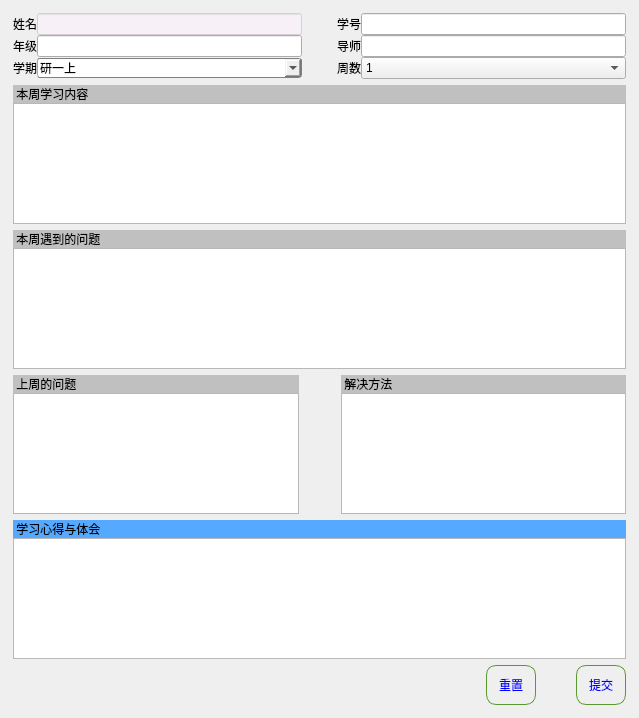
<?xml version="1.0" encoding="UTF-8"?>
<ui version="4.0">
 <class>ReportEdit</class>
 <widget class="QWidget" name="ReportEdit">
  <property name="geometry">
   <rect>
    <x>0</x>
    <y>0</y>
    <width>639</width>
    <height>718</height>
   </rect>
  </property>
  <property name="windowTitle">
   <string>Form</string>
  </property>
  <layout class="QVBoxLayout" name="verticalLayout_4">
   <property name="leftMargin">
    <number>13</number>
   </property>
   <property name="topMargin">
    <number>13</number>
   </property>
   <property name="rightMargin">
    <number>13</number>
   </property>
   <property name="bottomMargin">
    <number>13</number>
   </property>
   <item>
    <layout class="QGridLayout" name="gridLayout_3">
     <property name="spacing">
      <number>0</number>
     </property>
     <item row="1" column="3">
      <widget class="QLabel" name="LTeacher">
       <property name="text">
        <string>导师</string>
       </property>
      </widget>
     </item>
     <item row="0" column="3">
      <widget class="QLabel" name="LNumber">
       <property name="text">
        <string>学号</string>
       </property>
      </widget>
     </item>
     <item row="1" column="6">
      <widget class="QLineEdit" name="reportTeacher"/>
     </item>
     <item row="2" column="6">
      <widget class="QComboBox" name="reportWeek">
       <property name="sizePolicy">
        <sizepolicy hsizetype="Expanding" vsizetype="Fixed">
         <horstretch>0</horstretch>
         <verstretch>0</verstretch>
        </sizepolicy>
       </property>
       <property name="styleSheet">
        <string notr="true"/>
       </property>
       <property name="maxVisibleItems">
        <number>8</number>
       </property>
       <property name="sizeAdjustPolicy">
        <enum>QComboBox::AdjustToContentsOnFirstShow</enum>
       </property>
       <property name="minimumContentsLength">
        <number>15</number>
       </property>
       <property name="iconSize">
        <size>
         <width>70</width>
         <height>24</height>
        </size>
       </property>
       <item>
        <property name="text">
         <string>1</string>
        </property>
       </item>
       <item>
        <property name="text">
         <string>2</string>
        </property>
       </item>
       <item>
        <property name="text">
         <string>3</string>
        </property>
       </item>
       <item>
        <property name="text">
         <string>4</string>
        </property>
       </item>
       <item>
        <property name="text">
         <string>5</string>
        </property>
       </item>
       <item>
        <property name="text">
         <string>6</string>
        </property>
       </item>
       <item>
        <property name="text">
         <string>7</string>
        </property>
       </item>
       <item>
        <property name="text">
         <string>8</string>
        </property>
       </item>
       <item>
        <property name="text">
         <string>9</string>
        </property>
       </item>
       <item>
        <property name="text">
         <string>10</string>
        </property>
       </item>
       <item>
        <property name="text">
         <string>11</string>
        </property>
       </item>
       <item>
        <property name="text">
         <string>12</string>
        </property>
       </item>
       <item>
        <property name="text">
         <string>13</string>
        </property>
       </item>
       <item>
        <property name="text">
         <string>14</string>
        </property>
       </item>
       <item>
        <property name="text">
         <string>15</string>
        </property>
       </item>
       <item>
        <property name="text">
         <string>16</string>
        </property>
       </item>
       <item>
        <property name="text">
         <string>17</string>
        </property>
       </item>
       <item>
        <property name="text">
         <string>18</string>
        </property>
       </item>
       <item>
        <property name="text">
         <string>19</string>
        </property>
       </item>
       <item>
        <property name="text">
         <string>20</string>
        </property>
       </item>
      </widget>
     </item>
     <item row="0" column="1">
      <widget class="QLineEdit" name="reportName">
       <property name="styleSheet">
        <string notr="true">background-color: rgba(255,240,255,120);
focus background-color: rgb(255,255,255)；
</string>
       </property>
      </widget>
     </item>
     <item row="2" column="1">
      <widget class="QComboBox" name="reportTerm">
       <property name="sizePolicy">
        <sizepolicy hsizetype="Expanding" vsizetype="Fixed">
         <horstretch>0</horstretch>
         <verstretch>0</verstretch>
        </sizepolicy>
       </property>
       <property name="cursor">
        <cursorShape>ArrowCursor</cursorShape>
       </property>
       <property name="styleSheet">
        <string notr="true"> border: 1px solid gray;
    border-radius: 3px;
    padding: 1px 2px 1px 2px; 
    min-width: 10em; 
 subcontrol-origin: padding;
    subcontrol-position: top right;
    width: 50px;
 
    border-left-width: 1px;
    border-left-color: darkgray;
    border-left-style: solid; /* just a single line */
    border-top-right-radius: 3px; /* same radius as the QComboBox */
    border-bottom-right-radius: 3px;</string>
       </property>
       <property name="maxVisibleItems">
        <number>8</number>
       </property>
       <property name="iconSize">
        <size>
         <width>60</width>
         <height>30</height>
        </size>
       </property>
       <item>
        <property name="text">
         <string>研一上</string>
        </property>
       </item>
       <item>
        <property name="text">
         <string>研一下</string>
        </property>
       </item>
       <item>
        <property name="text">
         <string>研二上</string>
        </property>
       </item>
       <item>
        <property name="text">
         <string>研二下</string>
        </property>
       </item>
       <item>
        <property name="text">
         <string>研三上</string>
        </property>
       </item>
       <item>
        <property name="text">
         <string>研三下</string>
        </property>
       </item>
      </widget>
     </item>
     <item row="0" column="0">
      <widget class="QLabel" name="LName">
       <property name="text">
        <string>姓名</string>
       </property>
      </widget>
     </item>
     <item row="2" column="3">
      <widget class="QLabel" name="LWeek">
       <property name="text">
        <string>周数</string>
       </property>
      </widget>
     </item>
     <item row="1" column="0">
      <widget class="QLabel" name="LLevel">
       <property name="text">
        <string>年级</string>
       </property>
      </widget>
     </item>
     <item row="0" column="6">
      <widget class="QLineEdit" name="reportNumber">
       <property name="styleSheet">
        <string notr="true"/>
       </property>
      </widget>
     </item>
     <item row="1" column="1">
      <widget class="QLineEdit" name="reportLevel"/>
     </item>
     <item row="2" column="0">
      <widget class="QLabel" name="LTerm">
       <property name="text">
        <string>学期</string>
       </property>
      </widget>
     </item>
     <item row="0" column="2">
      <spacer name="horizontalSpacer_2">
       <property name="orientation">
        <enum>Qt::Horizontal</enum>
       </property>
       <property name="sizeType">
        <enum>QSizePolicy::Fixed</enum>
       </property>
       <property name="sizeHint" stdset="0">
        <size>
         <width>35</width>
         <height>20</height>
        </size>
       </property>
      </spacer>
     </item>
     <item row="1" column="2">
      <spacer name="horizontalSpacer_3">
       <property name="orientation">
        <enum>Qt::Horizontal</enum>
       </property>
       <property name="sizeType">
        <enum>QSizePolicy::Fixed</enum>
       </property>
       <property name="sizeHint" stdset="0">
        <size>
         <width>35</width>
         <height>20</height>
        </size>
       </property>
      </spacer>
     </item>
     <item row="2" column="2">
      <spacer name="horizontalSpacer_4">
       <property name="orientation">
        <enum>Qt::Horizontal</enum>
       </property>
       <property name="sizeType">
        <enum>QSizePolicy::Fixed</enum>
       </property>
       <property name="sizeHint" stdset="0">
        <size>
         <width>35</width>
         <height>20</height>
        </size>
       </property>
      </spacer>
     </item>
    </layout>
   </item>
   <item>
    <layout class="QVBoxLayout" name="verticalLayout">
     <property name="spacing">
      <number>0</number>
     </property>
     <item>
      <widget class="QLabel" name="LMain">
       <property name="styleSheet">
        <string notr="true">background-color: rgb(192,192, 192);</string>
       </property>
       <property name="text">
        <string> 本周学习内容</string>
       </property>
      </widget>
     </item>
     <item>
      <widget class="QPlainTextEdit" name="reportMainPlainTextEdit"/>
     </item>
    </layout>
   </item>
   <item>
    <layout class="QVBoxLayout" name="verticalLayout_2">
     <property name="spacing">
      <number>0</number>
     </property>
     <item>
      <widget class="QLabel" name="LQuestionForSolve">
       <property name="styleSheet">
        <string notr="true">background-color: rgb(192,192, 192);</string>
       </property>
       <property name="text">
        <string> 本周遇到的问题</string>
       </property>
      </widget>
     </item>
     <item>
      <widget class="QPlainTextEdit" name="reportQuestionForSolve"/>
     </item>
    </layout>
   </item>
   <item>
    <layout class="QGridLayout" name="gridLayout_2">
     <property name="spacing">
      <number>0</number>
     </property>
     <item row="1" column="2">
      <widget class="QPlainTextEdit" name="reportQuestionHasSolved"/>
     </item>
     <item row="1" column="0">
      <widget class="QPlainTextEdit" name="reportQuestionFromLastWeek">
       <property name="sizePolicy">
        <sizepolicy hsizetype="Expanding" vsizetype="Expanding">
         <horstretch>0</horstretch>
         <verstretch>0</verstretch>
        </sizepolicy>
       </property>
       <property name="minimumSize">
        <size>
         <width>200</width>
         <height>0</height>
        </size>
       </property>
      </widget>
     </item>
     <item row="0" column="0">
      <widget class="QLabel" name="LQuestionFromLastWeek">
       <property name="styleSheet">
        <string notr="true">background-color: rgb(192,192, 192);</string>
       </property>
       <property name="text">
        <string> 上周的问题</string>
       </property>
      </widget>
     </item>
     <item row="0" column="2">
      <widget class="QLabel" name="LQuestionForSolved">
       <property name="styleSheet">
        <string notr="true">background-color: rgb(192,192, 192);</string>
       </property>
       <property name="text">
        <string> 解决方法</string>
       </property>
      </widget>
     </item>
     <item row="1" column="1">
      <spacer name="horizontalSpacer_6">
       <property name="orientation">
        <enum>Qt::Horizontal</enum>
       </property>
       <property name="sizeType">
        <enum>QSizePolicy::Fixed</enum>
       </property>
       <property name="sizeHint" stdset="0">
        <size>
         <width>42</width>
         <height>20</height>
        </size>
       </property>
      </spacer>
     </item>
    </layout>
   </item>
   <item>
    <layout class="QVBoxLayout" name="verticalLayout_3">
     <property name="spacing">
      <number>0</number>
     </property>
     <item>
      <widget class="QLabel" name="LYourGet">
       <property name="styleSheet">
        <string notr="true">background-color: rgb(85, 170, 255);</string>
       </property>
       <property name="text">
        <string> 学习心得与体会</string>
       </property>
      </widget>
     </item>
     <item>
      <widget class="QPlainTextEdit" name="reportYourGet"/>
     </item>
    </layout>
   </item>
   <item>
    <layout class="QHBoxLayout" name="horizontalLayout_4">
     <property name="spacing">
      <number>0</number>
     </property>
     <item>
      <spacer name="horizontalSpacer">
       <property name="orientation">
        <enum>Qt::Horizontal</enum>
       </property>
       <property name="sizeHint" stdset="0">
        <size>
         <width>40</width>
         <height>20</height>
        </size>
       </property>
      </spacer>
     </item>
     <item>
      <widget class="QPushButton" name="resetButton">
       <property name="styleSheet">
        <string notr="true"> background:transparent;
border:1px solid rgb(89, 153, 48);
border-radius:10px;
padding:10px 12px;
color: blue;</string>
       </property>
       <property name="text">
        <string>重置</string>
       </property>
      </widget>
     </item>
     <item>
      <spacer name="horizontalSpacer_7">
       <property name="orientation">
        <enum>Qt::Horizontal</enum>
       </property>
       <property name="sizeType">
        <enum>QSizePolicy::Minimum</enum>
       </property>
       <property name="sizeHint" stdset="0">
        <size>
         <width>40</width>
         <height>20</height>
        </size>
       </property>
      </spacer>
     </item>
     <item>
      <widget class="QPushButton" name="submitButton">
       <property name="styleSheet">
        <string notr="true"> background:transparent;
border:1px solid rgb(89, 153, 48);
border-radius:10px;
padding:10px 12px;
color: blue;</string>
       </property>
       <property name="text">
        <string>提交</string>
       </property>
      </widget>
     </item>
    </layout>
   </item>
  </layout>
 </widget>
 <resources/>
 <connections>
  <connection>
   <sender>submitButton</sender>
   <signal>clicked()</signal>
   <receiver>ReportEdit</receiver>
   <slot>ClickSubmit()</slot>
   <hints>
    <hint type="sourcelabel">
     <x>587</x>
     <y>486</y>
    </hint>
    <hint type="destinationlabel">
     <x>648</x>
     <y>379</y>
    </hint>
   </hints>
  </connection>
 </connections>
 <slots>
  <slot>ClickSubmit()</slot>
 </slots>
</ui>
